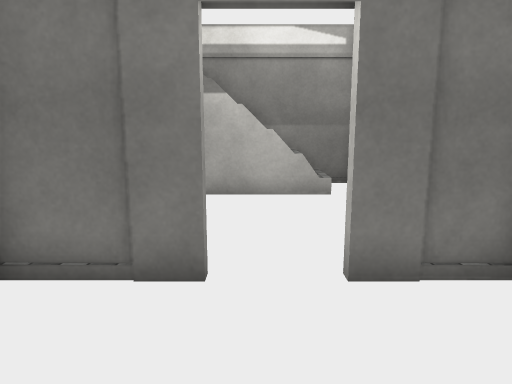
[1] (above)

19 first-person views from a walk through a Unity game level. The camera is 1.4 m above the floor, tilts 10° down and sees 70° across. Doors are open. The floor is counted in squares, 0.72 m on a side. Each view is taken from the middle of a square. On the plan, view 1 faces up. The plan holds only what a view shows up to about 19 squares ahead; the rest is blank. The place goes on beyond the plan. The player is left out. Surface patterns are stand-ins for the level's own textures.

[2]
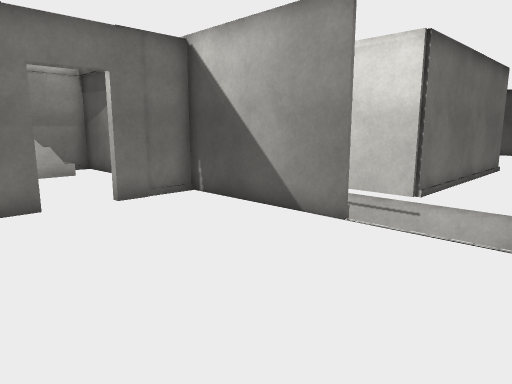

[3]
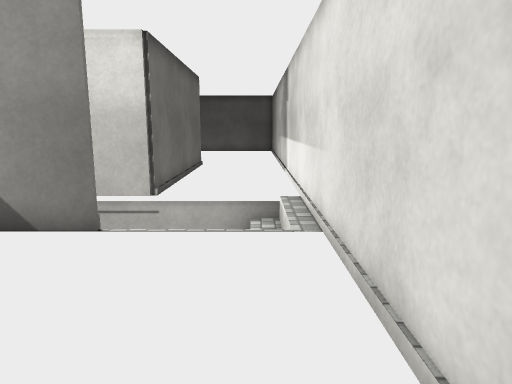

[4]
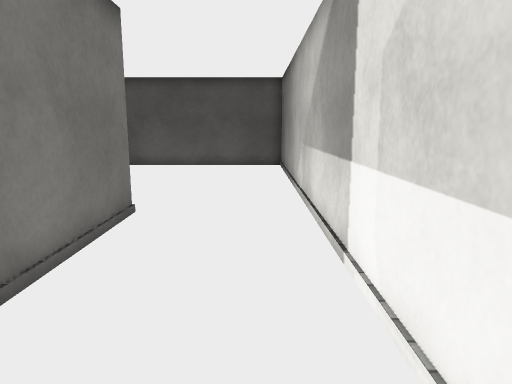

[5]
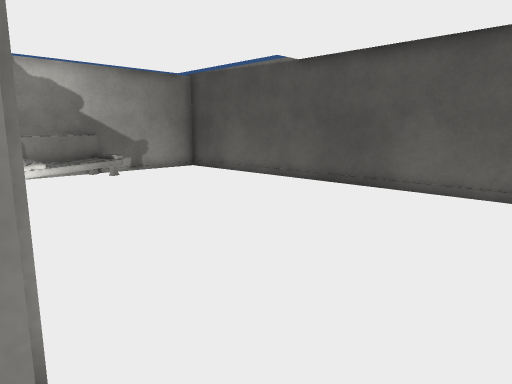

[6]
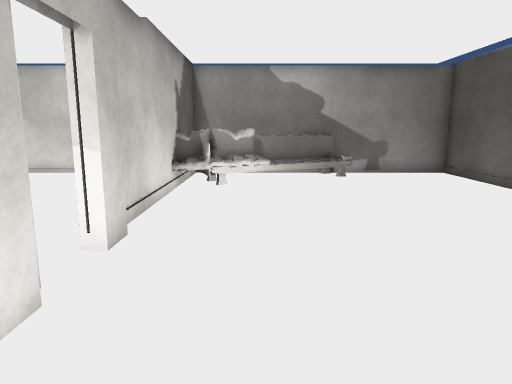

[7]
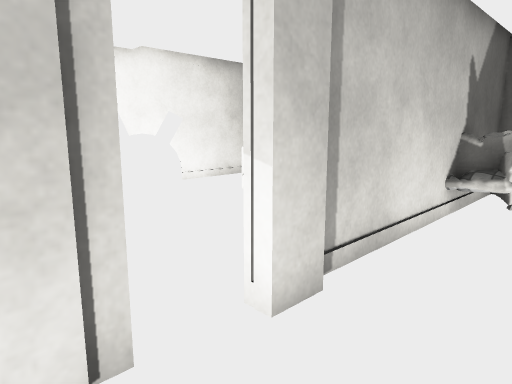

[8]
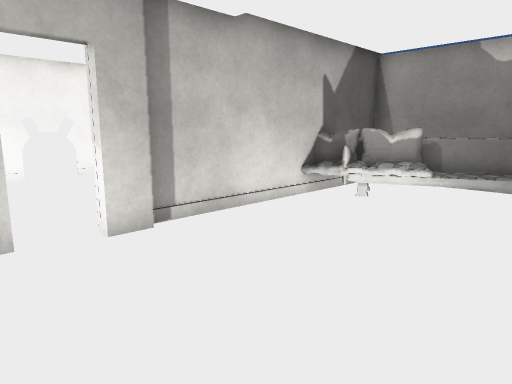

[9]
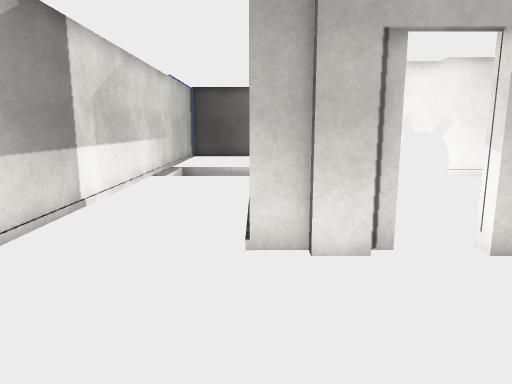

[10]
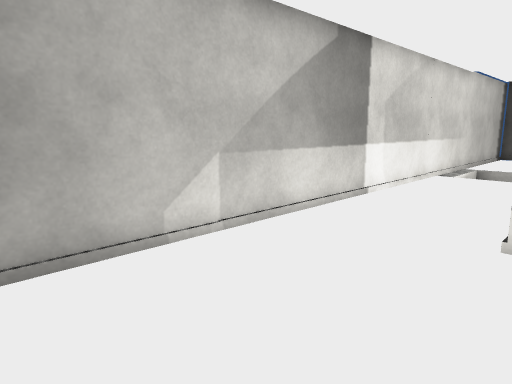

[11]
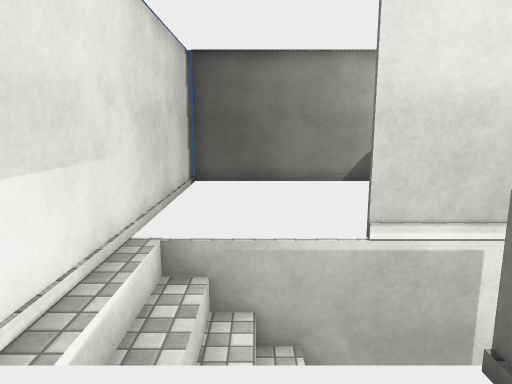

[12]
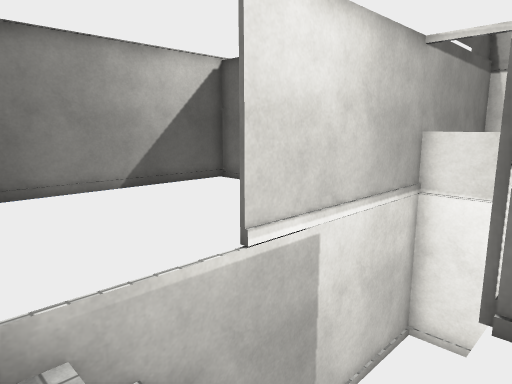

[13]
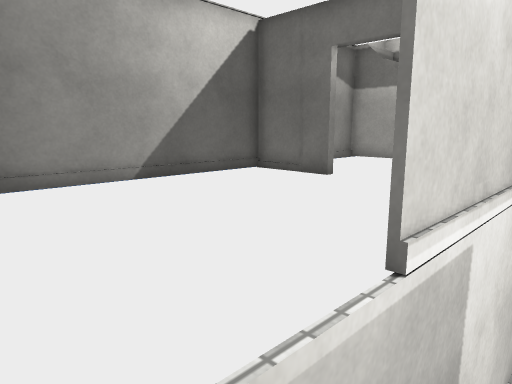

[14]
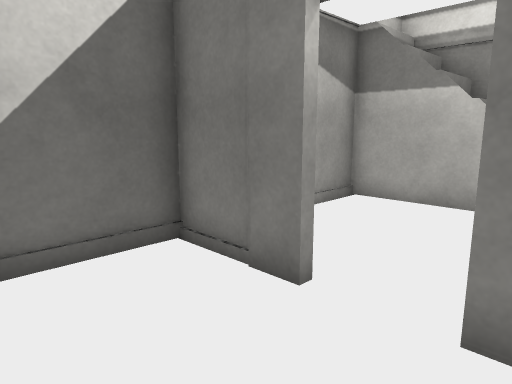

[15]
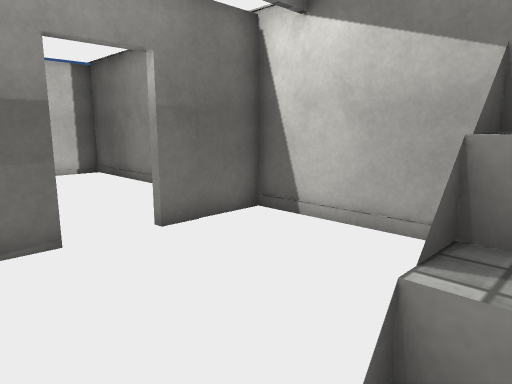

[16]
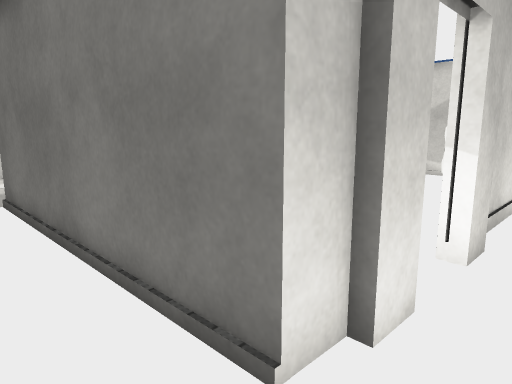

[17]
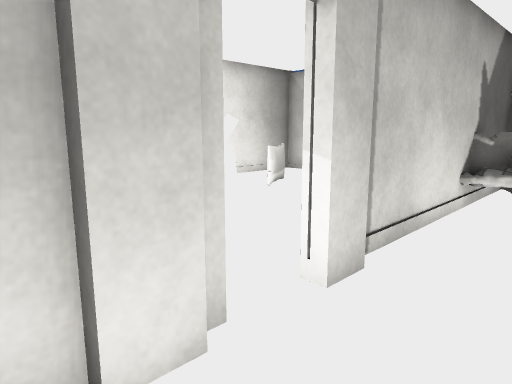

[18]
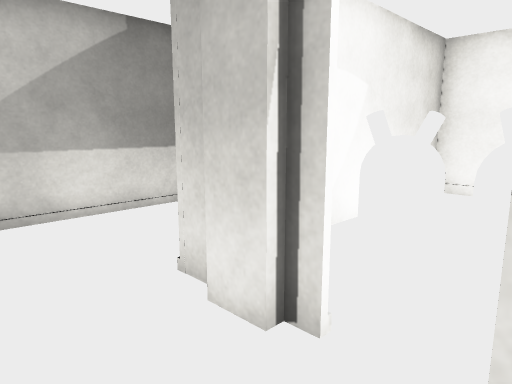

[19]
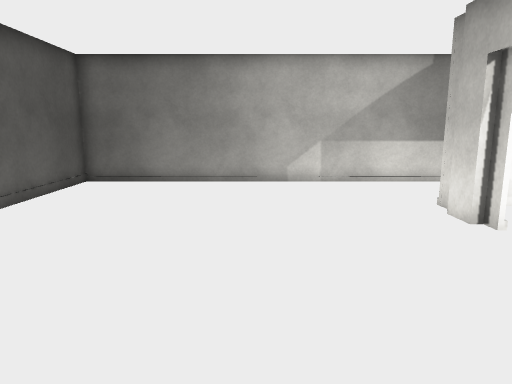

### Floor plan
Key: @ floor where view 1 was taken; # wall or solid block; x gap in a wall; . main floor; - floor 3.25 m lower than the main floor; / step, stairs or slope; D open door; = window, fence, low wall or low ledge; ^ raised ledge; v drop or lower ground; O other object.
Columns run from 4 left of view 1 to 28 right of it. Each row starts with its distance up from view 1.
 13  ########   ######  #############
 12  ///  /.#   #.....  #vvv==O=.../#
 11  //////.#   #.....  #v#=OO...../#
 10 #/......#   #...... ##=^......./#
  9 #.......#   #.....# #^........./#
  8 #.......#   #..==.D #........../#
  7 #.......#  # ..==...#........../#
  6 #.......####...  ...#........../#
  5 ####DD###-- ........#........../#
  4 #...D...#-     .....#........../#
  3 #.......#     ....OO#........../#
  2 #.......#     ....OODD........./#
  1 #.......#    .....OODD........./#
  0 #...@...#   ........#........../#
 -1 #.......x  /#########........../#
 -2 #......./  /.................../#
 -3 #.......// /.................../#
 -4 #.......////.................../#
 -5 #............................../#
 -6 #################################

Positions as (right, up) in squares from view 1, and headings:
1: (0, 0), facing up
2: (-3, -5), facing up-right
3: (-3, -4), facing right
4: (8, -4), facing right
5: (16, -3), facing up-right
6: (19, -3), facing up
7: (19, 0), facing up-left
8: (23, 0), facing up-left
9: (22, -1), facing left
10: (23, 0), facing down-left
11: (10, -3), facing left
12: (8, -5), facing up-left
13: (5, -4), facing up-left
14: (2, 1), facing up-left
15: (3, 11), facing down-left
16: (18, -3), facing up-left
17: (19, -1), facing up-left
18: (19, 3), facing down-left
19: (21, 8), facing down
